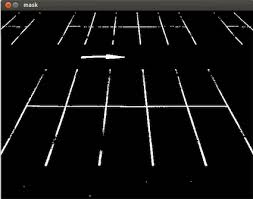
#> input picture Lane_Detection/test.jpeg, 253 x 199 px
$ python -i colorSegmentation.py   (imports and definitions only)   (older library calls are emulated)
#> lines starting #> are read from the running program, lines starting #| are printed output that depends on the picture; after the words box and inside, x2 and y2 are one past the last pixel; in counts of white or black regions, pixels touching at a corner belong together
#> further down, picture is the input picture: shape (199, 253, 3); mean B, G, R 14.7, 14.9, 15
#!/usr/bin/env python3

import numpy as np
import cv2

def colorSegmentation(image):
    img_yuv = cv2.cvtColor(image, cv2.COLOR_BGR2YUV)
#> img_yuv: shape (199, 253, 3); mean of channels 0, 1, 2 14.9, 127.9, 128.1
    gray = cv2.cvtColor(image, cv2.COLOR_BGR2GRAY)
    # equalize the histogram of the Y channel
    img_yuv[:,:,0] = cv2.equalizeHist(img_yuv[:,:,0])
#> img_yuv: shape (199, 253, 3); mean of channels 0, 1, 2 166.3, 127.9, 128.1

    # convert the YUV image back to RGB format
    img_output = cv2.cvtColor(img_yuv, cv2.COLOR_YUV2BGR)
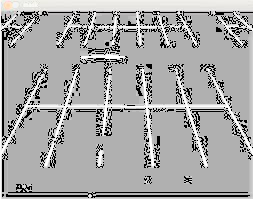
#> img_output: shape (199, 253, 3); mean B, G, R 166.1, 166.3, 166.4
    #cv2.imshow('equalizeHist', img_output)
    clahe = cv2.createCLAHE(clipLimit=2.0, tileGridSize=(8,8))
    img_output = clahe.apply(gray)
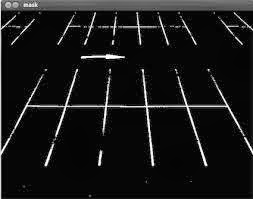
#> img_output: shape (199, 253); min 2, max 255, mean 22.8

    thres = [20, 255];
    image_hls = cv2.cvtColor(image,  cv2.COLOR_BGR2HLS).astype(np.float)
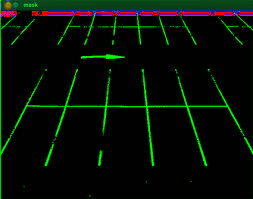
#> image_hls: shape (199, 253, 3) float64; mean B, G, R 4.6, 14.8, 4.6

    # white color mask
    lower = np.uint8([  0, 200,   0])
    upper = np.uint8([255, 255, 255])
    white_mask = cv2.inRange(image, lower, upper).astype(np.uint8)
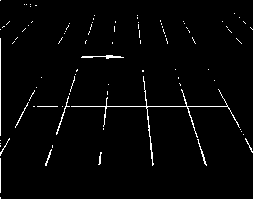
#> white_mask: shape (199, 253); 2.2% white in thin lines or dots
    image_white_mask = cv2.bitwise_and(image, image, mask = white_mask)
    bi_im_whi = convert2Bin(image_white_mask, thres)

    # yellow color mask
    lower = np.uint8([ 20, 120, 80])
    upper = np.uint8([ 45, 200, 255])
    temp = cv2.cvtColor(image, cv2.COLOR_BGR2HSV)
#> temp: shape (199, 253, 3); mean H, S, V 4.6, 5.6, 15.1
    yellow_mask = cv2.inRange(image, lower, upper).astype(np.uint8)
#> yellow_mask: shape (199, 253); every value is 0
    image_yellow_mask = cv2.bitwise_and(image, image, mask = yellow_mask)
#> image_yellow_mask: shape (199, 253, 3); every value is 0
    bi_im_yel_hsv = convert2Bin(image_yellow_mask, thres)

    # yellow color mask
    lower = np.uint8([ 10,   0, 100])
    upper = np.uint8([ 40, 255, 255])
    yellow_mask = cv2.inRange(image, lower, upper).astype(np.uint8)
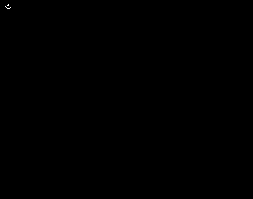
#> yellow_mask: shape (199, 253); 0.02% white in thin lines or dots, all inside (x1, y1, x2, y2) = (5, 4, 11, 9)
    image_yellow_mask = cv2.bitwise_and(image, image, mask = yellow_mask)
    bi_im_yel = convert2Bin(image_yellow_mask, thres)


    # yellow color mask hls
    lower = np.uint8([ 20, 120, 80])
    upper = np.uint8([ 45, 200, 255])
    yellow_mask_hls = cv2.inRange(image_hls, lower, upper).astype(np.uint8)
    image_yellow_mask_hls = cv2.bitwise_and(image, image, mask = yellow_mask_hls)
    temp = cv2.cvtColor(image_yellow_mask_hls, cv2.COLOR_HLS2BGR)
    bi_im_yel_hls = convert2Bin(temp, thres)

    #
    hls_l = image_hls[:,:,1]
    hls_l = hls_l*(255/np.max(hls_l))
    thres = [220, 255];
    yellow_mask_hls = cv2.inRange(hls_l, 220, 255).astype(np.uint8)
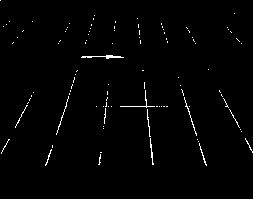
#> yellow_mask_hls: shape (199, 253); 1.3% white in thin lines or dots, all inside (x1, y1, x2, y2) = (0, 0, 253, 166)
    temp = cv2.cvtColor(image_yellow_mask_hls, cv2.COLOR_HLS2BGR)
    bi_im_yel_hls_2 = convert2Bin(temp, thres)

    # combine the mask
    binary_image = np.zeros_like(bi_im_yel_hls)
    binary_image = cv2.bitwise_or(bi_im_yel_hls, bi_im_whi)
    binary_image = cv2.bitwise_or(binary_image, bi_im_yel)
#> binary_image: shape (199, 253); 2.2% white in thin lines or dots
    binary_image = cv2.bitwise_or(binary_image, bi_im_yel_hls_2)


    return binary_image, img_output

def convert2Bin(image, thres):
    gray = cv2.cvtColor(image, cv2.COLOR_BGR2GRAY)
    binary_image = cv2.threshold(gray, thres[0], thres[1], cv2.THRESH_BINARY)[1]
    return binary_image

>>> import cv2
>>> picture = cv2.imread('test.jpeg')
>>> result = colorSegmentation(picture)
